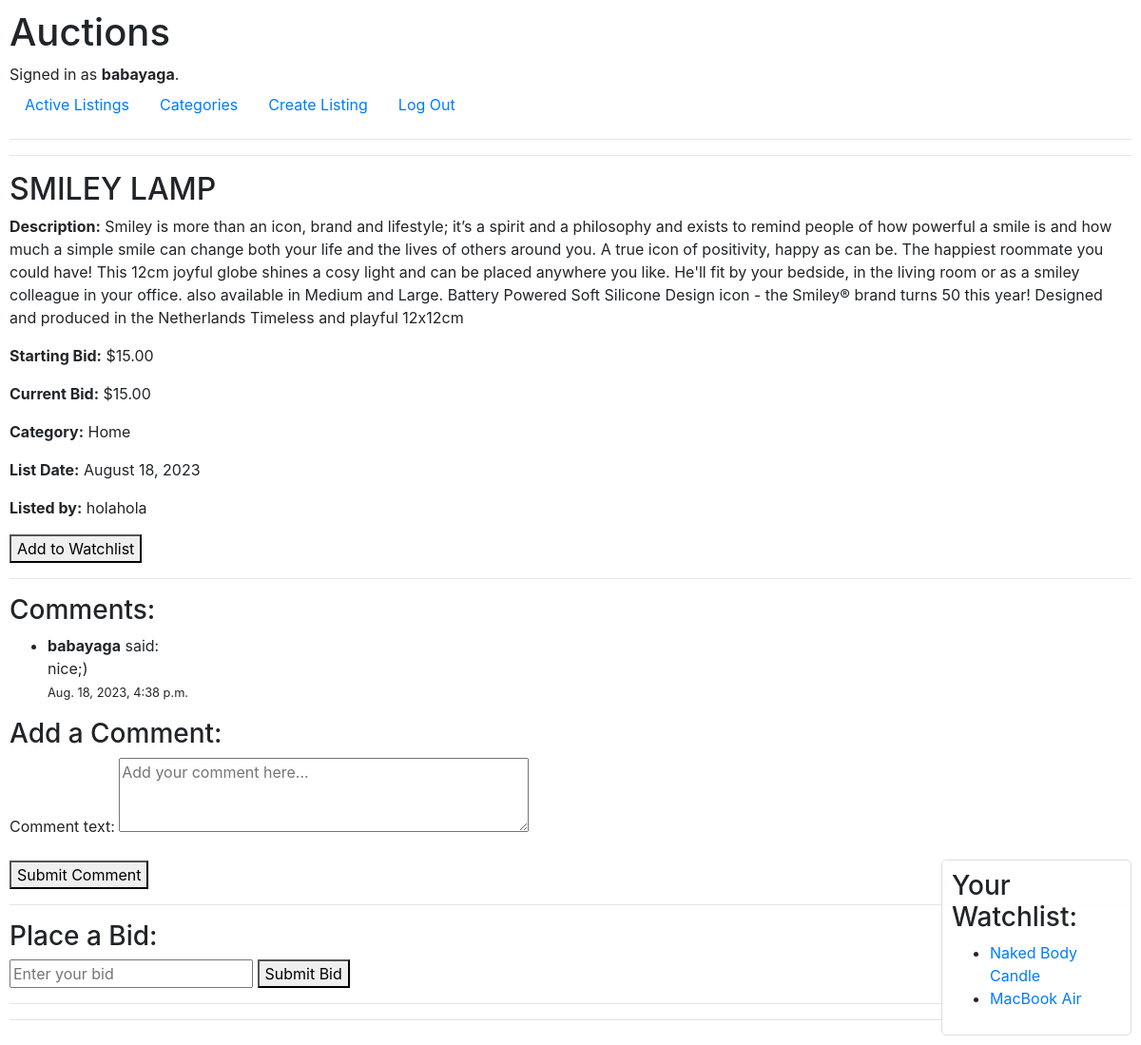
The app's page /listing/4/ (signed in) with its own data.
### auctions/models.py (models this page shows, shortened)
class User(AbstractUser):
    watchlist = models.ManyToManyField('Listing', blank=True, related_name="watched_by")

class Listing(models.Model):
    title = models.CharField(max_length=255)
    description = models.TextField()
    start_bid = models.DecimalField(max_digits=10, decimal_places=2)
    current_bid = models.DecimalField(max_digits=10, decimal_places=2, default=0.0)
    image_url = models.URLField(blank=True, null=True)
    category = models.CharField(max_length=100, blank=True, null=True)
    list_date = models.DateTimeField(auto_now_add=True)
    is_active = models.BooleanField(default=True)
    user = models.ForeignKey(User, on_delete=models.CASCADE)
    winner = models.ForeignKey(User, on_delete=models.SET_NULL, related_name='winning_bids', null=True, blank=True)
    def highest_bid(self):
        bids = self.bid_set.all().order_by('-bid_amount')
        if bids:
            return bids[0].bid_amount
        return self.start_bid

class Comment(models.Model):
    listing = models.ForeignKey(Listing, on_delete=models.CASCADE)
    user = models.ForeignKey(User, on_delete=models.CASCADE)
    comment_text = models.TextField()
    comment_date = models.DateTimeField(auto_now_add=True)

### auctions/views.py (the view, shortened to what this page needs)
# urls.py: path("listing/<int:listing_id>/", views.listing_page, name="listing_page"),
def listing_page(request, listing_id):
    listing = get_object_or_404(Listing, id=listing_id)
    comments = listing.comment_set.all()  # Get all comments for this listing
    form = CommentForm()  # For displaying an empty form after submission or on GET request
    return render(request, "auctions/listing_page.html", {
        "listing": listing,
        "comments": comments,
        "form": form
    })

### auctions/views.py
class CommentForm(forms.ModelForm):
    class Meta:
        model = Comment
        fields = ['comment_text']
        widgets = {
            'comment_text': forms.Textarea(attrs={'rows': 3, 'placeholder': 'Add your comment here...'})
        }

### auctions/templates/auctions/listing_page.html (shortened to what this page needs)
{% extends "auctions/layout.html" %}
{% block body %}
    <h2>{{ listing.title }}</h2>
    <div class="listing-detail">
        <div class="listing-description">
            <p><strong>Description:</strong> {{ listing.description }}</p>
        </div>
        <div class="listing-price">
            <p><strong>Starting Bid:</strong> ${{ listing.start_bid }}</p>
            <p><strong>Current Bid:</strong> ${{ listing.current_bid }}</p>
        </div>
        <div class="listing-category">
            {% if listing.category %}
            <p><strong>Category:</strong> {{ listing.category }}</p>
            {% endif %}
        </div>
        <div class="listing-date">
            <p><strong>List Date:</strong> {{ listing.list_date|date:"F d, Y" }}</p>
        </div>
        <div class="listing-owner">
            <p><strong>Listed by:</strong> {{ listing.user.username }}</p>
        </div>
        {% if user.is_authenticated %}
            <form method="post">
                {% if listing in user.watchlist.all %}
                    <button type="submit" formaction="{% url 'remove_from_watchlist' listing.id %}">Remove from Watchlist</button>
                {% else %}
                    <button type="submit" formaction="{% url 'add_to_watchlist' listing.id %}">Add to Watchlist</button>
                {% endif %}
            </form>
        {% endif %}
        <hr>
        <h3>Comments:</h3>
        <ul>
            {% for comment in comments %}
                <li>
                    <strong>{{ comment.user.username }}</strong> said: <br>
                    {{ comment.comment_text }} <br>
                    <small>{{ comment.comment_date }}</small>
                </li>
            {% endfor %}
        </ul>
        {% if user.is_authenticated %}
            <h3>Add a Comment:</h3>
            <form method="post">
                {{ form.as_p }}
                <button type="submit">Submit Comment</button>
            </form>
        {% else %}
            <p>You need to <a href="{% url 'login' %}">log in</a> to comment.</p>
        {% endif %}
        <hr>
        {% if listing.is_active %}
            <div class="bid-section">
                <h3>Place a Bid:</h3>
                    <form method="post" action="{% url 'place_bid' listing.id %}">
                        <input type="number" name="bid_amount" step="0.01" min="{{ listing.highest_bid|floatformat:2 }}" placeholder="Enter your bid" required>
                        <button type="submit">Submit Bid</button>
                    </form>
            </div>
        {% endif %}
        <hr>
        <hr>
    </div>
{% endblock %}

### auctions/templates/auctions/layout.html (shortened to what this page needs)
{% load static %}
<!DOCTYPE html>
<html lang="en">
    <head>
        <link rel="stylesheet" href="https://stackpath.bootstrapcdn.com/bootstrap/4.4.1/css/bootstrap.min.css">
        <link href="{% static 'auctions/styles.css' %}" rel="stylesheet">
    </head>
    <body>
        <h1>Auctions</h1>
        <div>
            {% if user.is_authenticated %}
                Signed in as <strong>{{ user.username }}</strong>.
            {% else %}
                Not signed in.
            {% endif %}
        </div>
        <ul class="nav">
            <li class="nav-item">
                <a class="nav-link" href="{% url 'index' %}">Active Listings</a>
            </li>
            <li class="nav-item">
                <a class="nav-link" href="{% url 'categories' %}">Categories</a>
            </li>
            {% if user.is_authenticated %}
                <li class="nav-item">
                    <a class="nav-link" href="{% url 'create_listing' %}">Create Listing</a>
                </li>
                <li class="nav-item">
                    <a class="nav-link" href="{% url 'logout' %}">Log Out</a>
                </li>
            {% endif %}
        </ul>
        <hr>
        {% if user.is_authenticated %}
                <div class="watchlist-section">
                    <h3>Your Watchlist:</h3>
                        <ul>
                            {% for item in user.watchlist.all %}
                                <li><a href="{% url 'listing_page' item.id %}">{{ item.title }}</a></li>
                            {% endfor %}
                        </ul>
                </div>
            {% endif %}
        <hr>
        {% block body %}
        {% endblock %}
    </body>
</html>

### auctions/static/auctions/styles.css (style rules this page uses)
body { padding: 10px; }
.watchlist-section { position: fixed; right: 10px; bottom: 10px; background-color: rgba(255, 255, 255, 0.9); border: 1px solid #ddd; padding: 10px; border-radius: 5px; z-index: 999; width: 200px; overflow-y: auto; max-height: 300px; }

### records on screen
User: username "babayaga"
Listing: title "Naked Body Candle"
Listing: title "MacBook Air"
Listing: title "SMILEY LAMP", description "Smiley is more than an icon, brand and lifestyle; it’s a spirit and a philosophy and exists to remind people of how powerful a smile is and how much a simple smile can change both your life and the lives of others around you. A true icon of positivity, happy as can be. The happiest roommate you could have! This 12cm joyful globe shines a cosy light and can be placed anywhere you like. He'll fit by your bedside, in the living room or as a smiley colleague in your office. also available in Medium and Large. Battery Powered Soft Silicone Design icon - the Smiley® brand turns 50 this year! Designed and produced in the Netherlands Timeless and playful 12x12cm", start_bid "15.00", current_bid "15.00", category "Home", list_date "August 18, 2023", user.username "holahola"
Comment: user.username "babayaga", comment_text "nice;)", comment_date "Aug. 18, 2023, 4:38 p.m."
